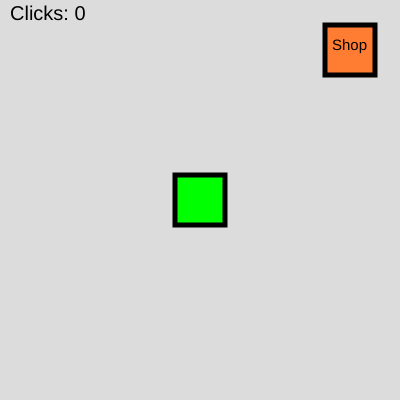
Frame 1 (no input)
Frame 60 (no input): identical to frame 1, image omitted
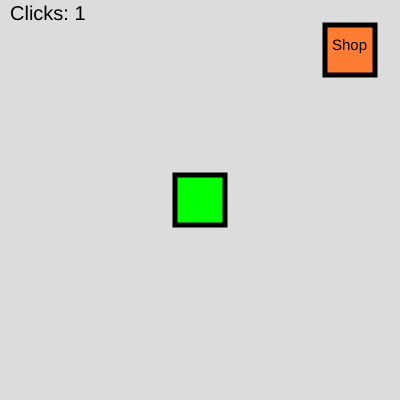
Frame 120 (the mouse pressed at the canvas centre since frame 60)

The p5.js sketch that drew these frames (run headless with seeded random() and noise() and a simulated clock; from frame 60 on, the mouse is pressed at the canvas centre):

// p5.js sketch
// ── sketch.js
var clicks=0;
var locationA;
var screenShake=0;
var multi=1;
var auto=1;
var value=1;
var screen=0;
var clock=0;
var sprites=[
[0,0,0,0,0,[0,0,0]],[200,200,50,50,"ClickingBox",[0,255,0]],[350,50,50,50,"shopButton",[255,125,50]],[10,20,20,"3DS","text",[0,0,0]],[332,50,15,"Shop","text",[0,0,0]]]
var moveUp=0;
function setup() {
  createCanvas(400, 400);
}

function draw() {
  background(220);
  textSize(25)
  fill(0,0,0);
  rectMode(CENTER)
  noStroke();
  sprites=changeText(sprites,10,20,20,"Clicks: "+clicks)
  if(screen=="shop"){
sprites=changeText(sprites,35,100,8,"Cost: "+multi*multi*25)
    sprites=changeText(sprites,35,200,8,"Cost: "+auto*auto*50)
    sprites=changeText(sprites,35,300,8,"Cost: "+value*value*25)
  }
  renderSprites(sprites)
if(screenShake>0){
screenShake--
}
if(screen!=="shop"){
if(clock>60&&auto!==1){
clicks+=Math.round((value*multi*auto)/3);
screenShake=cap(screenShake+=5,10)
clock=0;
}
clock++}
}

function mousePressed(){
locationA=findBox(sprites,"ClickingBox");
if(mouseX>sprites[locationA][0]-sprites[locationA][2]/2&&mouseX<sprites[locationA][0]+sprites[locationA][2]/2&&mouseY>sprites[locationA][1]-sprites[locationA][3]/2&&mouseY<sprites[locationA][1]+sprites[locationA][3]/2){
clicks+=value*multi
screenShake=cap(screenShake+=5,10)
}else{
locationA=findBox(sprites,"shopButton");
if(mouseX>sprites[locationA][0]-sprites[locationA][2]/2&&mouseX<sprites[locationA][0]+sprites[locationA][2]/2&&mouseY>sprites[locationA][1]-sprites[locationA][3]/2&&mouseY<sprites[locationA][1]+sprites[locationA][3]/2){
if(screen!=="shop"){
screen="shop"
sprites=[[0,0,0,0,0,[0,0,0]],[75,300,0,0,"ClickingBox",[0,255,0]],[350,50,50,50,"shopButton",[255,125,50]],[10,20,20,"3DS","text",[0,0,0]],[327,50,15,"Return","text",[0,0,0]],[50,100,50,50,"Upgrade1",[255,100,255]],[50,200,50,50,"Upgrade2",[255,100,255]],[50,300,50,50,"Upgrade3",[255,100,255]],
[100,100,10,"(Upgrade 1) Multiplies your click value","text",[0,0,255]],[100,200,10,"(Upgrade 2) Buys and Upgrades the auto-clicker","text",[0,0,255]],[100,300,10,"(Upgrade 3) Upgrades click value","text",[0,0,255]],
[35,100,8,"Cost: 1","text",[0,0,0]],[35,200,8,"Cost: 1","text",[0,0,0]],[35,300,8,"Cost: 1","text",[0,0,0]]]
}else{
screen="home";
sprites=[
[0,0,0,0,0,[0,0,0]],[200,200,50,50,"ClickingBox",[0,255,0]],[350,50,50,50,"shopButton",[255,125,50]],[10,20,20,"3DS","text",[0,0,0]],[332,50,15,"Shop","text",[0,0,0]]]
}
}else{
if(screen=="shop"){
locationA=findBox(sprites,"Upgrade1");
if(mouseX>sprites[locationA][0]-sprites[locationA][2]/2&&mouseX<sprites[locationA][0]+sprites[locationA][2]/2&&mouseY>sprites[locationA][1]-sprites[locationA][3]/2&&mouseY<sprites[locationA][1]+sprites[locationA][3]/2){
if(multi*multi*25<=clicks){
clicks-=multi*multi*25
multi++;
}
}else{
locationA=findBox(sprites,"Upgrade2");
if(mouseX>sprites[locationA][0]-sprites[locationA][2]/2&&mouseX<sprites[locationA][0]+sprites[locationA][2]/2&&mouseY>sprites[locationA][1]-sprites[locationA][3]/2&&mouseY<sprites[locationA][1]+sprites[locationA][3]/2){
if(auto*auto*50<=clicks){
clicks-=auto*auto*50
auto++;
}
}else{
locationA=findBox(sprites,"Upgrade3");
if(mouseX>sprites[locationA][0]-sprites[locationA][2]/2&&mouseX<sprites[locationA][0]+sprites[locationA][2]/2&&mouseY>sprites[locationA][1]-sprites[locationA][3]/2&&mouseY<sprites[locationA][1]+sprites[locationA][3]/2){
if(value*value*25<=clicks){
clicks-=value*value*25
value++;
}
}
}
}
}
}
}
}

function cap(cappednumber, cap){
if(cappednumber>cap){
return cap
}else{
return cappednumber}
}

function renderSprites(table,g){
g=0;
while(table[g]!==undefined){
fill(table[g][5][0],table[g][5][1],table[g][5][2])
strokeWeight(5)
stroke(0,0,0)
if(table[g][4]!=="text"){
if(table[g][4]=="ClickingBox"){
rect(table[g][0],table[g][1]-screenShake,table[g][2],table[g][3]);}else{
rect(table[g][0],table[g][1],table[g][2],table[g][3]);
}}else{
noStroke();
textSize(table[g][2])
text(str(table[g][3]),table[g][0],table[g][1]);
}
g++;
}
}

function findBox(table,thing,g){
g=0;
while(table[g][4]!==thing&&table[g]!==undefined){
g++;
}
return g
}

function changeText(table,x,y,textsize,textInsert,textLocation){
textLocation=findText(table,x,y,textsize)
table[textLocation][3]=textInsert;
return table;
}

function findText(table,x,y,textsize,g){
g=0;
while(table[g][0]!==x||table[g][1]!==y||table[g][2]!==textsize||table[g][4]!=="text"&&table[g]!==undefined){
g++;
}
return g;
}

function keyPressed(){
if(screen!=="shop"){
clicks+=value*multi
screenShake=cap(screenShake+=5,10)}}
